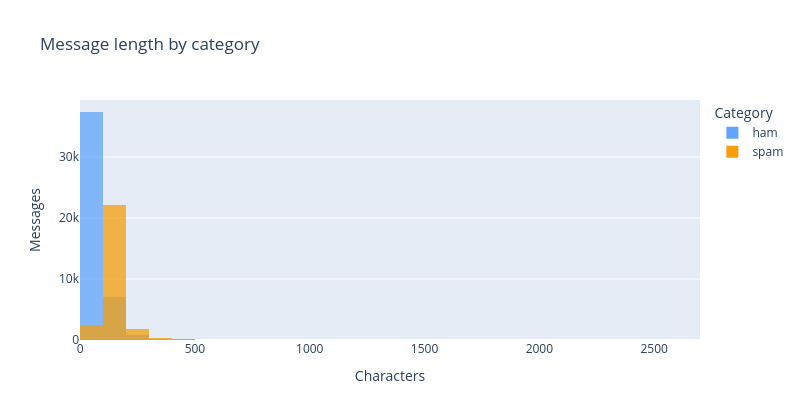

This figure's notebook cell:
### Markdown cell above
## Class balance

Across both datasets combined (UCI + Super SMS, 72,582 messages before removing duplicates), ham is about **62.9%** (45,657) and spam is about **37.1%** (26,925). The models below still use class weights, and the F1 we compare is the spam F1, not accuracy.

### Code cell
fig = px.histogram(
    df,
    x="Length",
    color="Category",
    barmode="overlay",
    nbins=40,
    opacity=0.75,
    title="Message length by category",
    color_discrete_map={"ham": "#60a5fa", "spam": "#f59e0b"},
)
fig.update_layout(
    height=420,
    width=800,
    xaxis_title="Characters",
    yaxis_title="Messages",
)
fig.show()
df.groupby("Category")["Length"].describe()

### Figure 1 — Plotly figure (JSON) as saved in the notebook; plotly's stock layout.template omitted (floating-point values rounded to 4 significant figures; data arrays with more than 128 entries replaced by an {"elided": "..."} marker saying what was removed)
{"data": [{"bingroup": "x", "hovertemplate": "Category=ham<br>Length=%{x}<br>count=%{y}<extra></extra>", "legendgroup": "ham", "marker": {"color": "#60a5fa", "opacity": 0.75, "pattern": {"shape": ""}}, "name": "ham", "nbinsx": 40, "orientation": "v", "showlegend": true, "type": "histogram", "x": {"elided": "45657 int values"}, "xaxis": "x", "yaxis": "y"}, {"bingroup": "x", "hovertemplate": "Category=spam<br>Length=%{x}<br>count=%{y}<extra></extra>", "legendgroup": "spam", "marker": {"color": "#f59e0b", "opacity": 0.75, "pattern": {"shape": ""}}, "name": "spam", "nbinsx": 40, "orientation": "v", "showlegend": true, "type": "histogram", "x": {"elided": "26925 int values"}, "xaxis": "x", "yaxis": "y"}], "layout": {"barmode": "overlay", "height": 420, "legend": {"title": {"text": "Category"}, "tracegroupgap": 0}, "title": {"text": "Message length by category"}, "width": 800, "xaxis": {"anchor": "y", "domain": [0, 1], "title": {"text": "Characters"}}, "yaxis": {"anchor": "x", "domain": [0, 1], "title": {"text": "Messages"}}}}
